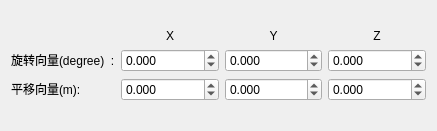
<?xml version="1.0" encoding="UTF-8"?>
<ui version="4.0">
 <class>Form</class>
 <widget class="QWidget" name="Form">
  <property name="geometry">
   <rect>
    <x>0</x>
    <y>0</y>
    <width>437</width>
    <height>131</height>
   </rect>
  </property>
  <property name="windowTitle">
   <string>Form</string>
  </property>
  <layout class="QVBoxLayout" name="verticalLayout">
   <item>
    <layout class="QGridLayout" name="layout_retvec">
     <item row="2" column="1">
      <widget class="QLabel" name="label_tvec">
       <property name="maximumSize">
        <size>
         <width>16777215</width>
         <height>20</height>
        </size>
       </property>
       <property name="text">
        <string>平移向量(m):</string>
       </property>
      </widget>
     </item>
     <item row="1" column="1">
      <widget class="QLabel" name="label_rvec">
       <property name="maximumSize">
        <size>
         <width>16777215</width>
         <height>20</height>
        </size>
       </property>
       <property name="text">
        <string>旋转向量(degree)  :</string>
       </property>
      </widget>
     </item>
     <item row="0" column="3">
      <widget class="QLabel" name="label_y">
       <property name="maximumSize">
        <size>
         <width>16777215</width>
         <height>20</height>
        </size>
       </property>
       <property name="text">
        <string>Y</string>
       </property>
       <property name="alignment">
        <set>Qt::AlignCenter</set>
       </property>
      </widget>
     </item>
     <item row="0" column="4">
      <widget class="QLabel" name="label_z">
       <property name="minimumSize">
        <size>
         <width>0</width>
         <height>0</height>
        </size>
       </property>
       <property name="maximumSize">
        <size>
         <width>16777215</width>
         <height>20</height>
        </size>
       </property>
       <property name="text">
        <string>Z</string>
       </property>
       <property name="alignment">
        <set>Qt::AlignCenter</set>
       </property>
      </widget>
     </item>
     <item row="0" column="2">
      <widget class="QLabel" name="label_x">
       <property name="maximumSize">
        <size>
         <width>16777215</width>
         <height>20</height>
        </size>
       </property>
       <property name="text">
        <string>X</string>
       </property>
       <property name="alignment">
        <set>Qt::AlignCenter</set>
       </property>
      </widget>
     </item>
     <item row="1" column="2">
      <widget class="QDoubleSpinBox" name="double_spin_box_rx">
       <property name="decimals">
        <number>3</number>
       </property>
       <property name="minimum">
        <double>-179.990000000000009</double>
       </property>
       <property name="maximum">
        <double>180.000000000000000</double>
       </property>
       <property name="singleStep">
        <double>0.100000000000000</double>
       </property>
       <property name="value">
        <double>0.000000000000000</double>
       </property>
      </widget>
     </item>
     <item row="1" column="3">
      <widget class="QDoubleSpinBox" name="double_spin_box_ry">
       <property name="wrapping">
        <bool>false</bool>
       </property>
       <property name="decimals">
        <number>3</number>
       </property>
       <property name="minimum">
        <double>-179.990000000000009</double>
       </property>
       <property name="maximum">
        <double>180.000000000000000</double>
       </property>
       <property name="singleStep">
        <double>0.100000000000000</double>
       </property>
      </widget>
     </item>
     <item row="1" column="4">
      <widget class="QDoubleSpinBox" name="double_spin_box_rz">
       <property name="decimals">
        <number>3</number>
       </property>
       <property name="minimum">
        <double>-179.990000000000009</double>
       </property>
       <property name="maximum">
        <double>180.000000000000000</double>
       </property>
       <property name="singleStep">
        <double>0.100000000000000</double>
       </property>
      </widget>
     </item>
     <item row="2" column="2">
      <widget class="QDoubleSpinBox" name="double_spin_box_tx">
       <property name="decimals">
        <number>3</number>
       </property>
       <property name="minimum">
        <double>-99.989999999999995</double>
       </property>
       <property name="singleStep">
        <double>0.010000000000000</double>
       </property>
      </widget>
     </item>
     <item row="2" column="3">
      <widget class="QDoubleSpinBox" name="double_spin_box_ty">
       <property name="decimals">
        <number>3</number>
       </property>
       <property name="minimum">
        <double>-99.989999999999995</double>
       </property>
       <property name="singleStep">
        <double>0.010000000000000</double>
       </property>
      </widget>
     </item>
     <item row="2" column="4">
      <widget class="QDoubleSpinBox" name="double_spin_box_tz">
       <property name="decimals">
        <number>3</number>
       </property>
       <property name="minimum">
        <double>-99.989999999999995</double>
       </property>
       <property name="singleStep">
        <double>0.010000000000000</double>
       </property>
      </widget>
     </item>
    </layout>
   </item>
  </layout>
 </widget>
 <resources/>
 <connections/>
</ui>
